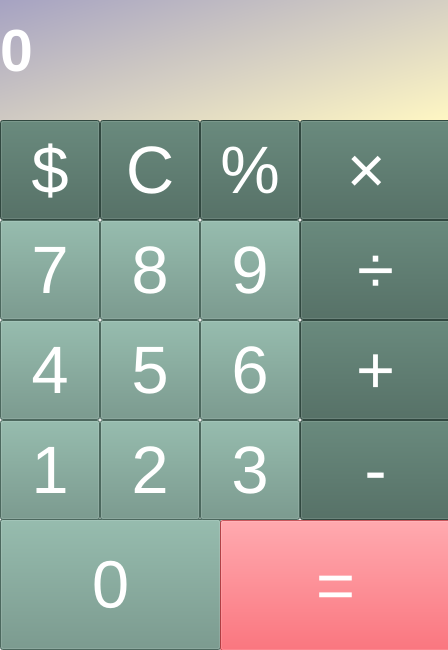
<?xml version="1.0" encoding="UTF-8"?>
<ui version="4.0">
 <class>MainWindow</class>
 <widget class="QMainWindow" name="MainWindow">
  <property name="geometry">
   <rect>
    <x>0</x>
    <y>0</y>
    <width>448</width>
    <height>650</height>
   </rect>
  </property>
  <property name="windowTitle">
   <string>MainWindow</string>
  </property>
  <widget class="QWidget" name="centralwidget">
   <widget class="QPushButton" name="all_pushButton">
    <property name="geometry">
     <rect>
      <x>0</x>
      <y>519</y>
      <width>221</width>
      <height>131</height>
     </rect>
    </property>
    <property name="font">
     <font>
      <pointsize>50</pointsize>
     </font>
    </property>
    <property name="styleSheet">
     <string notr="true">color: rgb(255, 255, 255);
background-color: rgb(107, 146, 132);</string>
    </property>
    <property name="text">
     <string>0</string>
    </property>
    <property name="iconSize">
     <size>
      <width>60</width>
      <height>60</height>
     </size>
    </property>
   </widget>
   <widget class="QLabel" name="label">
    <property name="geometry">
     <rect>
      <x>0</x>
      <y>-20</y>
      <width>451</width>
      <height>141</height>
     </rect>
    </property>
    <property name="font">
     <font>
      <pointsize>44</pointsize>
      <weight>75</weight>
      <bold>true</bold>
     </font>
    </property>
    <property name="styleSheet">
     <string notr="true">color: rgb(255, 255, 255);
background-color: qlineargradient(spread:pad, x1:0, y1:0, x2:1, y2:1, stop:0 rgba(159, 156, 194, 255), stop:1 rgba(255, 247, 195, 255));
</string>
    </property>
    <property name="text">
     <string>0</string>
    </property>
   </widget>
   <widget class="QPushButton" name="all_pushButton_2">
    <property name="geometry">
     <rect>
      <x>220</x>
      <y>520</y>
      <width>231</width>
      <height>131</height>
     </rect>
    </property>
    <property name="font">
     <font>
      <pointsize>50</pointsize>
     </font>
    </property>
    <property name="styleSheet">
     <string notr="true">background-color: rgb(255, 97, 88);
color: rgb(255, 255, 255);
background-color: rgba(255, 53, 64, 180);</string>
    </property>
    <property name="text">
     <string>=</string>
    </property>
    <property name="iconSize">
     <size>
      <width>60</width>
      <height>60</height>
     </size>
    </property>
   </widget>
   <widget class="QPushButton" name="all_pushButton_3">
    <property name="geometry">
     <rect>
      <x>0</x>
      <y>120</y>
      <width>100</width>
      <height>100</height>
     </rect>
    </property>
    <property name="font">
     <font>
      <pointsize>50</pointsize>
     </font>
    </property>
    <property name="styleSheet">
     <string notr="true">color: rgb(255, 255, 255);
background-color: rgb(69, 101, 89);</string>
    </property>
    <property name="text">
     <string>$</string>
    </property>
    <property name="iconSize">
     <size>
      <width>60</width>
      <height>60</height>
     </size>
    </property>
   </widget>
   <widget class="QPushButton" name="all_pushButton_4">
    <property name="geometry">
     <rect>
      <x>100</x>
      <y>120</y>
      <width>100</width>
      <height>100</height>
     </rect>
    </property>
    <property name="font">
     <font>
      <pointsize>50</pointsize>
     </font>
    </property>
    <property name="styleSheet">
     <string notr="true">color: rgb(255, 255, 255);
background-color: rgb(69, 101, 89);</string>
    </property>
    <property name="text">
     <string>C</string>
    </property>
    <property name="iconSize">
     <size>
      <width>60</width>
      <height>60</height>
     </size>
    </property>
   </widget>
   <widget class="QPushButton" name="all_pushButton_5">
    <property name="geometry">
     <rect>
      <x>200</x>
      <y>120</y>
      <width>100</width>
      <height>100</height>
     </rect>
    </property>
    <property name="font">
     <font>
      <pointsize>50</pointsize>
     </font>
    </property>
    <property name="styleSheet">
     <string notr="true">color: rgb(255, 255, 255);
background-color: rgb(69, 101, 89);</string>
    </property>
    <property name="text">
     <string>%</string>
    </property>
    <property name="iconSize">
     <size>
      <width>60</width>
      <height>60</height>
     </size>
    </property>
   </widget>
   <widget class="QPushButton" name="all_pushButton_6">
    <property name="geometry">
     <rect>
      <x>300</x>
      <y>120</y>
      <width>151</width>
      <height>100</height>
     </rect>
    </property>
    <property name="font">
     <font>
      <pointsize>50</pointsize>
     </font>
    </property>
    <property name="styleSheet">
     <string notr="true">color: rgb(255, 255, 255);
background-color: rgb(69, 101, 89);</string>
    </property>
    <property name="text">
     <string>× </string>
    </property>
    <property name="iconSize">
     <size>
      <width>60</width>
      <height>60</height>
     </size>
    </property>
   </widget>
   <widget class="QPushButton" name="all_pushButton_7">
    <property name="geometry">
     <rect>
      <x>0</x>
      <y>220</y>
      <width>100</width>
      <height>100</height>
     </rect>
    </property>
    <property name="font">
     <font>
      <pointsize>50</pointsize>
     </font>
    </property>
    <property name="styleSheet">
     <string notr="true">color: rgb(255, 255, 255);
background-color: rgb(107, 146, 132);</string>
    </property>
    <property name="text">
     <string>7</string>
    </property>
    <property name="iconSize">
     <size>
      <width>60</width>
      <height>60</height>
     </size>
    </property>
   </widget>
   <widget class="QPushButton" name="all_pushButton_8">
    <property name="geometry">
     <rect>
      <x>300</x>
      <y>220</y>
      <width>151</width>
      <height>100</height>
     </rect>
    </property>
    <property name="font">
     <font>
      <pointsize>50</pointsize>
     </font>
    </property>
    <property name="styleSheet">
     <string notr="true">color: rgb(255, 255, 255);
background-color: rgb(0, 0, 0);
background-color: rgb(69, 101, 89);
</string>
    </property>
    <property name="text">
     <string>÷</string>
    </property>
    <property name="iconSize">
     <size>
      <width>60</width>
      <height>60</height>
     </size>
    </property>
   </widget>
   <widget class="QPushButton" name="all_pushButton_9">
    <property name="geometry">
     <rect>
      <x>100</x>
      <y>220</y>
      <width>100</width>
      <height>100</height>
     </rect>
    </property>
    <property name="font">
     <font>
      <pointsize>50</pointsize>
     </font>
    </property>
    <property name="styleSheet">
     <string notr="true">color: rgb(255, 255, 255);
background-color: rgb(107, 146, 132);</string>
    </property>
    <property name="text">
     <string>8</string>
    </property>
    <property name="iconSize">
     <size>
      <width>60</width>
      <height>60</height>
     </size>
    </property>
   </widget>
   <widget class="QPushButton" name="all_pushButton_10">
    <property name="geometry">
     <rect>
      <x>200</x>
      <y>220</y>
      <width>100</width>
      <height>100</height>
     </rect>
    </property>
    <property name="font">
     <font>
      <pointsize>50</pointsize>
     </font>
    </property>
    <property name="styleSheet">
     <string notr="true">color: rgb(255, 255, 255);
background-color: rgb(107, 146, 132);</string>
    </property>
    <property name="text">
     <string>9</string>
    </property>
    <property name="iconSize">
     <size>
      <width>60</width>
      <height>60</height>
     </size>
    </property>
   </widget>
   <widget class="QPushButton" name="all_pushButton_11">
    <property name="geometry">
     <rect>
      <x>0</x>
      <y>320</y>
      <width>100</width>
      <height>100</height>
     </rect>
    </property>
    <property name="font">
     <font>
      <pointsize>50</pointsize>
     </font>
    </property>
    <property name="styleSheet">
     <string notr="true">color: rgb(255, 255, 255);
background-color: rgb(107, 146, 132);</string>
    </property>
    <property name="text">
     <string>4</string>
    </property>
    <property name="iconSize">
     <size>
      <width>60</width>
      <height>60</height>
     </size>
    </property>
   </widget>
   <widget class="QPushButton" name="all_pushButton_12">
    <property name="geometry">
     <rect>
      <x>300</x>
      <y>320</y>
      <width>151</width>
      <height>100</height>
     </rect>
    </property>
    <property name="font">
     <font>
      <pointsize>50</pointsize>
     </font>
    </property>
    <property name="styleSheet">
     <string notr="true">color: rgb(255, 255, 255);
background-color: rgb(0, 0, 0);
background-color: rgb(69, 101, 89);
</string>
    </property>
    <property name="text">
     <string>+</string>
    </property>
    <property name="iconSize">
     <size>
      <width>60</width>
      <height>60</height>
     </size>
    </property>
   </widget>
   <widget class="QPushButton" name="all_pushButton_13">
    <property name="geometry">
     <rect>
      <x>100</x>
      <y>320</y>
      <width>100</width>
      <height>100</height>
     </rect>
    </property>
    <property name="font">
     <font>
      <pointsize>50</pointsize>
     </font>
    </property>
    <property name="styleSheet">
     <string notr="true">color: rgb(255, 255, 255);
background-color: rgb(107, 146, 132);</string>
    </property>
    <property name="text">
     <string>5</string>
    </property>
    <property name="iconSize">
     <size>
      <width>60</width>
      <height>60</height>
     </size>
    </property>
   </widget>
   <widget class="QPushButton" name="all_pushButton_14">
    <property name="geometry">
     <rect>
      <x>200</x>
      <y>320</y>
      <width>100</width>
      <height>100</height>
     </rect>
    </property>
    <property name="font">
     <font>
      <pointsize>50</pointsize>
     </font>
    </property>
    <property name="styleSheet">
     <string notr="true">color: rgb(255, 255, 255);
background-color: rgb(107, 146, 132);</string>
    </property>
    <property name="text">
     <string>6</string>
    </property>
    <property name="iconSize">
     <size>
      <width>60</width>
      <height>60</height>
     </size>
    </property>
   </widget>
   <widget class="QPushButton" name="all_pushButton_15">
    <property name="geometry">
     <rect>
      <x>0</x>
      <y>420</y>
      <width>100</width>
      <height>100</height>
     </rect>
    </property>
    <property name="font">
     <font>
      <pointsize>50</pointsize>
     </font>
    </property>
    <property name="styleSheet">
     <string notr="true">color: rgb(255, 255, 255);
background-color: rgb(107, 146, 132);</string>
    </property>
    <property name="text">
     <string>1</string>
    </property>
    <property name="iconSize">
     <size>
      <width>60</width>
      <height>60</height>
     </size>
    </property>
   </widget>
   <widget class="QPushButton" name="all_pushButton_16">
    <property name="geometry">
     <rect>
      <x>300</x>
      <y>420</y>
      <width>151</width>
      <height>100</height>
     </rect>
    </property>
    <property name="font">
     <font>
      <pointsize>50</pointsize>
     </font>
    </property>
    <property name="styleSheet">
     <string notr="true">color: rgb(255, 255, 255);
background-color: rgb(0, 0, 0);
background-color: rgb(69, 101, 89);

</string>
    </property>
    <property name="text">
     <string>-</string>
    </property>
    <property name="iconSize">
     <size>
      <width>60</width>
      <height>60</height>
     </size>
    </property>
   </widget>
   <widget class="QPushButton" name="all_pushButton_17">
    <property name="geometry">
     <rect>
      <x>100</x>
      <y>420</y>
      <width>100</width>
      <height>100</height>
     </rect>
    </property>
    <property name="font">
     <font>
      <pointsize>50</pointsize>
     </font>
    </property>
    <property name="styleSheet">
     <string notr="true">color: rgb(255, 255, 255);
background-color: rgb(107, 146, 132);</string>
    </property>
    <property name="text">
     <string>2</string>
    </property>
    <property name="iconSize">
     <size>
      <width>60</width>
      <height>60</height>
     </size>
    </property>
   </widget>
   <widget class="QPushButton" name="all_pushButton_18">
    <property name="geometry">
     <rect>
      <x>200</x>
      <y>420</y>
      <width>100</width>
      <height>100</height>
     </rect>
    </property>
    <property name="font">
     <font>
      <pointsize>50</pointsize>
     </font>
    </property>
    <property name="styleSheet">
     <string notr="true">color: rgb(255, 255, 255);
background-color: rgb(107, 146, 132);</string>
    </property>
    <property name="text">
     <string>3</string>
    </property>
    <property name="iconSize">
     <size>
      <width>60</width>
      <height>60</height>
     </size>
    </property>
   </widget>
  </widget>
 </widget>
 <resources/>
 <connections/>
</ui>
